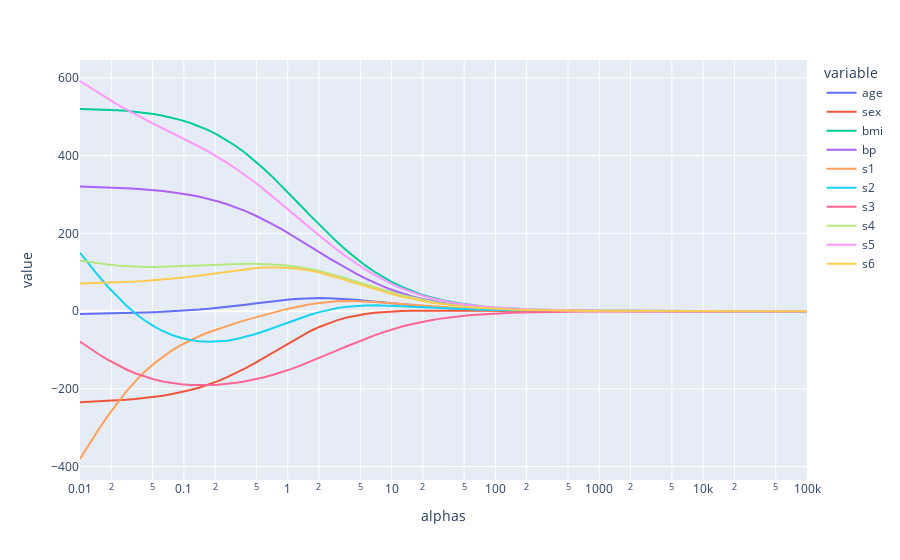

The cell this chart's notebook holds for it:
### Markdown cell above
## Coefficients

### Code cell
coefs = []
for a in alphas:
    ridge = Ridge(alpha=a)
    ridge.fit(original_X, original_y)
    coefs.append(ridge.coef_)

features = original_X.columns

df_coefs = pd.DataFrame(coefs, columns=features)
df_coefs['alphas'] = alphas
fig = px.line(df_coefs, x='alphas', y=features)
fig.update_xaxes(type='log').show()
